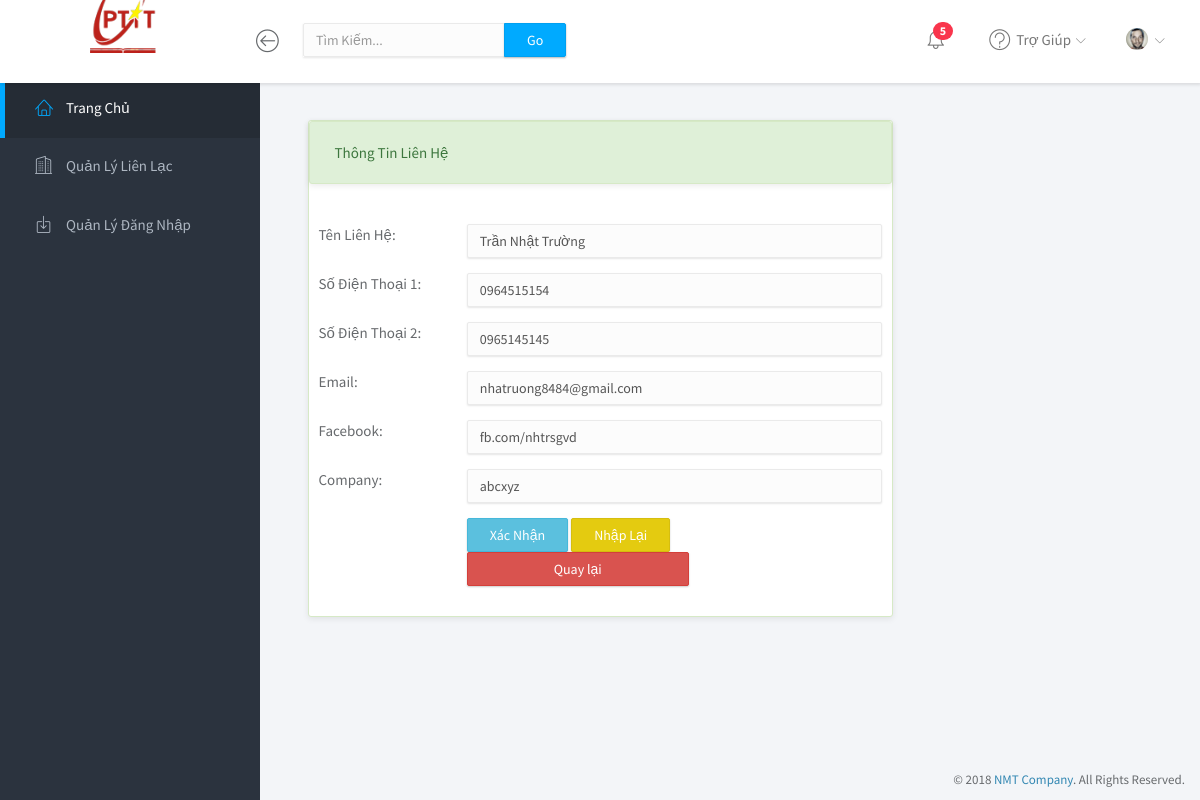
Screenshot of /contact/edit/1 with the database file from the repository.
### tables this page shows
CREATE TABLE `contacts` (
  `id` int(11) NOT NULL,
  `name` varchar(100) NOT NULL,
  `phone1` varchar(20) NOT NULL,
  `phone2` varchar(20) NOT NULL,
  `email` varchar(100) NOT NULL,
  `fb` varchar(200) NOT NULL,
  `company` varchar(100) NOT NULL
);

### application/controllers/Contact.php (called while the page is built, shortened)
<?php
class Contact extends CI_Controller {
	public function __construct()
	{
		$this->load->model('contact_model');
		$this->load->helper('url');
	}
    public function edit($id)
    {
        $data['contact_item'] = $this->contact_model->getContact($id);
        $this->load->view('contact_edit', $data);
    }
}

### index.php (called while the page is built, shortened)
<?php
require_once BASEPATH.'core/CodeIgniter.php';

### application/models/Contact_model.php (called while the page is built, shortened)
<?php
class Contact_model extends CI_Model
{
	public function getContact($id)
	{
		$query = $this->db->get_where('contacts', array('id'=>$id));
    	return $query->first_row();
    }
}

### application/views/contact_edit.php (the view, shortened to what this page needs)
<div class="row justify-content-center">
	<div class="col-md-6 col-md-offset-3">
		<div class="panel panel-success" style="margin-top: 120px">
			<div class="panel panel-heading">Thông Tin Liên Hệ</div>
			<div class="panel-body">
				<form method="post" class=" form-horizontal" action="/ows-contact/contact/save/<?= $contact_item->id  ?>" enctype="multipart/form-data">
					<div class="form-group">
						<div class="row">
							<div class="col-md-3">Tên Liên Hệ:</div>
							<div class="col-md-9"><input required="" type="text" value="<?= $contact_item->name ?>" class="form-control" name="name"></div>
						</div>
					</div>
					<div class="form-group">
						<div class="row">
							<div class="col-md-3">Số Điện Thoại 1:</div>
							<div class="col-md-9"><input required="" type="text" value="<?= $contact_item->phone1 ?>" class="form-control" name="phone1"></div>
						</div>
					</div>
					<div class="form-group">
						<div class="row">
							<div class="col-md-3">Số Điện Thoại 2:</div>
							<div class="col-md-9"><input required="" type="text" value="<?= $contact_item->phone2 ?>" class="form-control" name="phone2"></div>
						</div>
					</div>
					<div class="form-group">
						<div class="row">
							<div class="col-md-3">Email:</div>
							<div class="col-md-9"><input required="" type="email" value="<?= $contact_item->email ?>" class="form-control" name="email"></div>
						</div>
					</div>
					<div class="form-group">
						<div class="row">
							<div class="col-md-3">Facebook:</div>
							<div class="col-md-9"><input required="" type="text" value="<?= $contact_item->fb ?>" class="form-control" name="fb"></div>
						</div>
					</div>
					<div class="form-group">
						<div class="row">
							<div class="col-md-3">Company:</div>
							<div class="col-md-9"><input required="" type="text" value="<?= $contact_item->company ?>" class="form-control" name="company"></div>
						</div>
					</div>
					<div class="form-group">
						<div class="row">
							<div class="col-md-3"></div>
							<div class="col-md-9">
								<input type="submit" class="btn btn-info" value="Xác Nhận">
								<input type="reset" class="btn btn-warning" value="Nhập Lại">
								<a href="<?php echo base_url('/') ?>" title=""><input type="" class="btn btn-danger" value="Quay lại"></a>
							</div>
						</div>
					</div>
				</form>
			</div>
		</div>
	</div>
</div>

### assets/css/main.css (style rules this page uses)
html { position: relative; min-height: 100%; }
body { background-color: #F3F5F8; font-family: "Source Sans Pro", sans-serif; font-size: 15px; color: #676a6d; }
a { color: #3287B2; }
.form-control { -moz-box-shadow: 0px 1px 2px 0 rgba(0, 0, 0, 0.1); -webkit-box-shadow: 0px 1px 2px 0 rgba(0, 0, 0, 0.1); box-shadow: 0px 1px 2px 0 rgba(0, 0, 0, 0.1); -webkit-border-radius: 2px; -moz-border-radius: 2px; border-radius: 2px; border-color: #eaeaea; background-color: #fcfcfc; }
.btn { -webkit-border-radius: 2px; -moz-border-radius: 2px; border-radius: 2px; -moz-box-shadow: 0px 1px 2px 0 rgba(0, 0, 0, 0.2); -webkit-box-shadow: 0px 1px 2px 0 rgba(0, 0, 0, 0.2); box-shadow: 0px 1px 2px 0 rgba(0, 0, 0, 0.2); padding: 6px 22px; }
.btn-warning { background-color: #e4cb10; border-color: #d6be0f; }
.panel { -webkit-border-radius: 3px; -moz-border-radius: 3px; border-radius: 3px; -moz-box-shadow: 0 2px 6px rgba(0, 0, 0, 0.08); -webkit-box-shadow: 0 2px 6px rgba(0, 0, 0, 0.08); box-shadow: 0 2px 6px rgba(0, 0, 0, 0.08); background-color: #fff; margin-bottom: 30px; }
.panel .panel-heading, .panel .panel-body, .panel .panel-footer { padding-left: 25px; padding-right: 25px; }
.panel .panel-heading { padding-top: 20px; padding-bottom: 20px; position: relative; }
.panel .panel-body { padding-top: 10px; padding-bottom: 15px; }

### rows the page displays
contacts: name "Trần Nhật Trường", phone1 "0964515154", phone2 "0965145145", email "nhatruong8484@gmail.com", fb "fb.com/nhtrsgvd", company "abcxyz"
